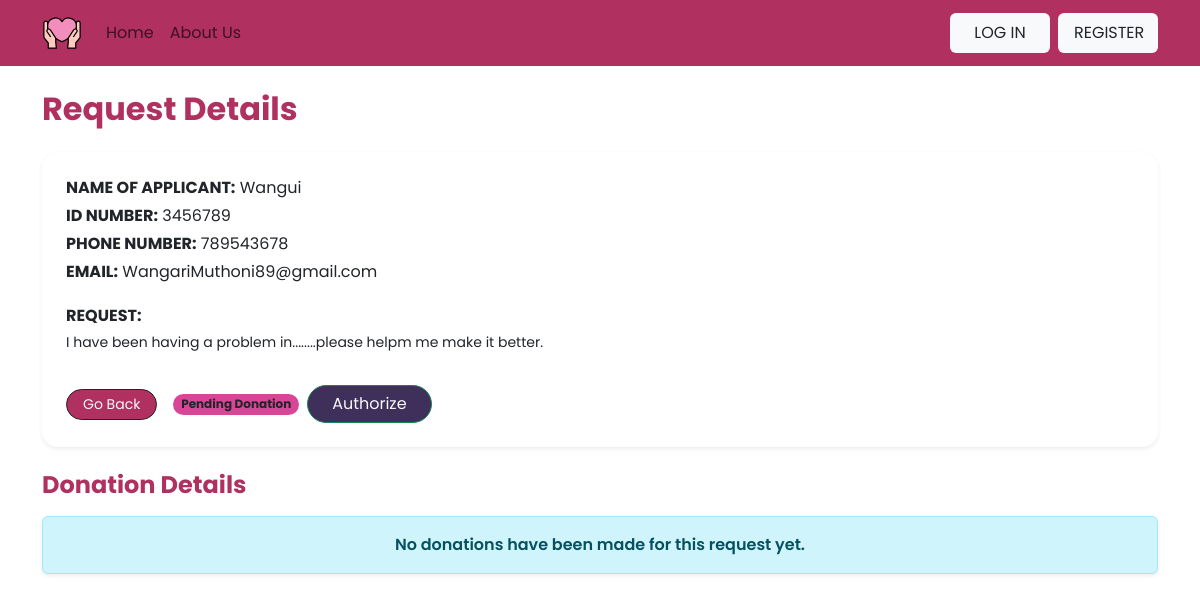
/NGO/viewOneRequest/6, run on an earlier commit of the app's database.
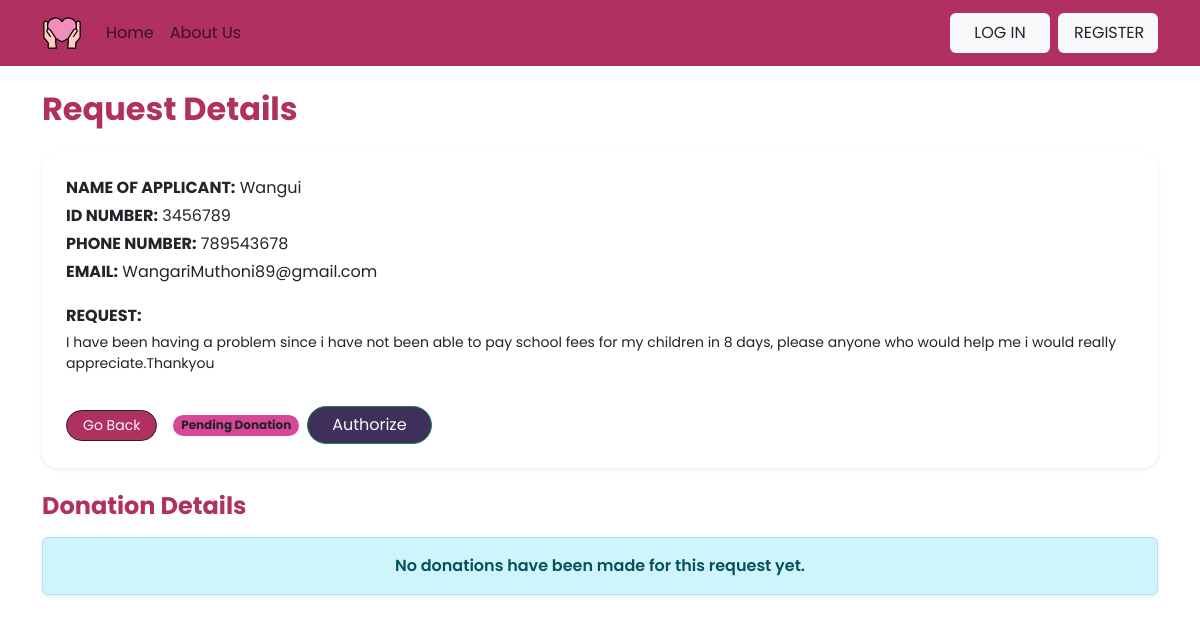
And on a later commit of the database.
### beneficiary/models.py (models this page shows, shortened)
class Appeal(models.Model):
    STATUS_CHOICES = [
        ('pending', 'Pending'),
        ('donated', 'Donated'),
        ('authorized', 'Authorized'),
    ]
    user = models.ForeignKey(User, on_delete=models.CASCADE)
    idNumber = models.IntegerField()
    PhoneNumber = models.IntegerField()
    request = models.CharField(max_length=1000)
    status = models.CharField(max_length=20, choices=STATUS_CHOICES, default='pending')
    created_at = models.DateField(auto_now_add=True)
    updated_at = models.DateField(auto_now=True)
    is_authorized = models.BooleanField(default=False)

### NGO/views.py (the view)
# urls.py: path('viewOneRequest/<str:pk>' , views.viewOneRequest , name = 'DonorviewOneRequest'),
def viewOneRequest(request , pk):
    appeal = Appeal.objects.get(id=pk)
    donations = Donation.objects.filter(appeal=appeal)
    context = {'appeal': appeal , 'donations': donations}
    return render (request, 'NGO/request.html' , context)

### NGO/templates/NGO/request.html
{% extends 'NGO/main.html' %}
{% block content %}
<div class="container mt-4">
    <h2 class="fw-bold mb-4 textpink">Request Details</h2>
    <div class="card shadow-sm border-0 p-4 mb-4" style="border-radius: 16px;">
        <p class="mb-1"><strong>NAME OF APPLICANT:</strong> {{ appeal.user.username }}</p>
        <p class="mb-1"><strong>ID NUMBER:</strong> {{ appeal.idNumber }}</p>
        <p class="mb-1"><strong>PHONE NUMBER:</strong> {{ appeal.PhoneNumber}}</p>
        <p class="mb-1"><strong>EMAIL:</strong> {{ appeal.user.email }}</p>
        <p class="mt-3 mb-1"><strong>REQUEST:</strong></p>
        <p class="small">{{ appeal.request }}</p>
        <div class="d-flex align-items-center mt-3">
            <a href="{% url 'NGOviewRequests' %}"
               class="btn btn-sm bgpink text-light btn-outline-dark rounded-pill px-3 me-3">
                Go Back
            </a>
            {% if appeal.status == 'donated' %}
                <span class="badge bg-success">Already Donated</span>
            {% else %}
                <span class="badge bgplum text-dark rounded-pill">Pending Donation</span>
            {% endif %}
            {% if appeal.is_authorized %}
                <span class="badge bg-success ms-2">Authorized ✅</span>
            {% else %}
                <a href="{% url 'NGOauthorizeRequest' appeal.id %}"
                   class="btn bgpurple text-light btn-outline-success rounded-pill px-4 me-2 ms-2">
                    Authorize
                </a>
            {% endif %}
        </div>
    </div>
    <h4 class="fw-bold mb-3 textpink">Donation Details</h4>
    {% for donation in donations %}
        {% if donation.appeal.id == appeal.id %}
            <div class="card shadow-sm mb-3 p-3 border-0" style="border-radius: 14px;">
                <p class="mb-1"><strong>Donor Name:</strong> {{ donation.user.username }}</p>
                <p class="mb-1"><strong>Amount Donated:</strong> {{ donation.amount }}</p>
                <p class="mb-1"><strong>Date Donated:</strong> {{ donation.created_at }}</p>
            </div>
        {% endif %}
    {% empty %}
        <div class="alert alert-info text-center fw-semibold shadow-sm">
            No donations have been made for this request yet.
        </div>
    {% endfor %}
</div>
{% endblock %}

What changed in the data, as far as the page shows it:
changed Appeal "Wangui": request "I have been having a problem in........please helpm me make it better." → "…been having a problem since i have not been able to pay school fees for my children in 8 days, please anyone who would help me i would really appreciate.Thankyou"
